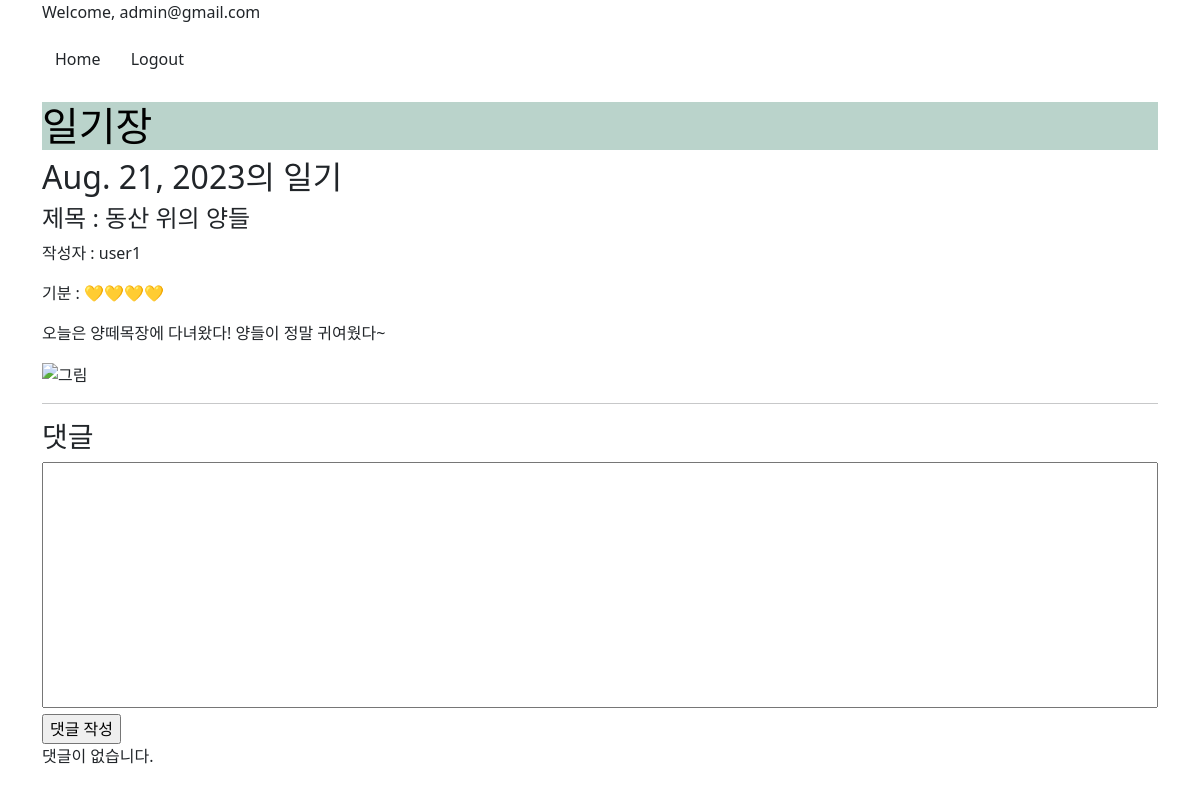
The page /diary/detail/31/ (signed in) on the database its author committed.
### user/models.py (models this page shows)
class User(AbstractUser):
    username = models.CharField(unique=True, max_length=30)
    email = models.EmailField(unique=True, max_length=255)
    is_staff = models.BooleanField(default=False)
    is_superuser = models.BooleanField(default=False)
    is_active = models.BooleanField(default=True)
    last_login = models.DateTimeField(null=True, blank=True)
    date_joined = models.DateTimeField(auto_now_add=True)
    objects = UserManager()

### diary/models.py (models this page shows)
class Post(models.Model):
    title = models.CharField(max_length=30)
    date = models.DateField(auto_now_add=True)
    content = models.TextField()
    writer = models.ForeignKey(User, on_delete=models.CASCADE)
    painting = Base64Field(max_length=900000, blank=True, null=True)
    mood = models.IntegerField(choices=MOOD_CHOICES)

### diary/views.py (the view)
# urls.py: path("detail/<int:pk>/", views.Detail.as_view(), name='detail'),
class Detail(View):
    def get(self, request, pk):
        post = Post.objects.prefetch_related('comment_set').get(pk=pk)
        comments = post.comment_set.all()
        comment_form = CommentForm()
        context = {
            'title': '일기',
            'post_id': pk,
            'post_title': post.title,
            'post_date': post.date,
            'post_writer': post.writer,
            'post_mood': get_mood_icon(post.mood),
            'post_painting': post.painting,
            'post_content': post.content,
            'comments': comments,
            'comment_form': comment_form,
        }
        return render(request, 'diary/post_detail.html', context)

### diary/forms.py
class CommentForm(forms.ModelForm):
    class Meta:
        model = Comment
        fields = ['content']

### diary/views.py (called while the page is built)
@register.filter
def get_mood_icon(moodscore):
    MOOD_CHOICES = {
        5: '❤️❤️❤️❤️❤️',
        4: '💛💛💛💛',
        3: '💚💚💚',
        2: '💙💙',
        1: '💜'
    }
    return MOOD_CHOICES[moodscore]

### diary/templates/diary/post_detail.html (shortened to what this page needs)
{% extends 'base.html' %}
{% block content %}
  <h2>{{ post_date }}의 일기</h2>
  <h4>제목 :
    {{ post_title }}</h4>
  <p>작성자 :
    {{ post_writer }}</p>
  <p>기분 :
    {{ post_mood }}</p>
  <p>{{ post_content }}</p>
  <img src="{{ post_painting }}" alt="그림">
  <hr>
  <h3>댓글</h3>
  <form action="{% url 'diary:cm-write' pk=post_id %}" method="post">
    {{ comment_form.content }}
    <input type="submit" value="댓글 작성">
  </form>
  {% if comments %}
    <ul>
      {% for comment in comments %}
        <li>{{ comment.content }}
          <span>
            -
            {{ comment.writer }}</span>
          {% if comment.writer == request.user %}
            <form action="{% url 'diary:cm-delete' pk=comment.pk %}" method="post">
              {% csrf_token %}
              <input type="submit" value="x" class="btn">
            </form>
          {% endif %}
        </li>
      {% endfor %}
    </ul>
  {% else %}
    <p>댓글이 없습니다.</p>
  {% endif %}
{% endblock %}

### templates/base.html (shortened to what this page needs)
{% load static %}
<!DOCTYPE html>
<html lang="en">
  <head>
    <link href="https://cdn.jsdelivr.net/npm/bootstrap@5.2.3/dist/css/bootstrap.min.css" rel="stylesheet">
    <link rel="stylesheet" href="{% static 'css/style.css' %}">
  </head>
  <body>
    <div class="container">
      {% if user.is_authenticated %}
        <p>Welcome,
          {{ user.email }}</p>
        <a href="{% url 'diary:list' %}" class="btn">Home</a>
        <a href="{% url 'user:logout' %}" class="btn">Logout</a>
      {% else %}
        <p>Please, Login</p>
        <a href="{% url 'user:login' %}" class="btn">Login</a>
      {% endif %}
      <br><br>
      <h1>일기장</h1>
      {% block content %}{% endblock %}
    </div>
  </body>
</html>

### diary/static/css/style.css (style rules this page uses)
h1 { background-color: #bad3cb; color: black; }

### diary/static/css/postform.css (style rules this page uses)
textarea { width: 100%; resize:none; }

### rows shown on the page
User: email "admin@gmail.com"
Post: date "Aug. 21, 2023", title "동산 위의 양들", content "오늘은 양떼목장에 다녀왔다! 양들이 정말 귀여웠다~"
User: username "user1"

### other values the page prints
{{ post_mood }} "💛💛💛💛"
